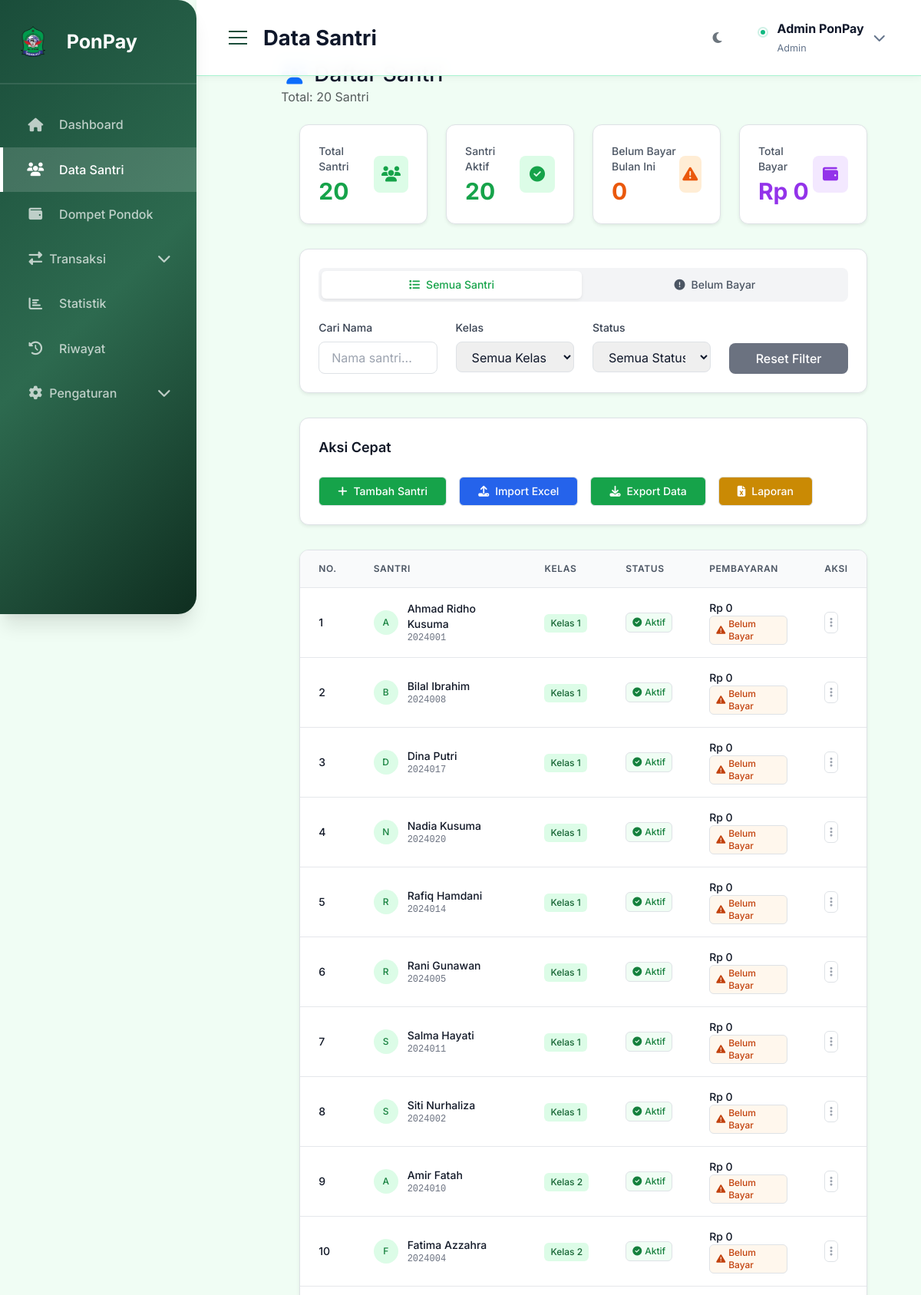
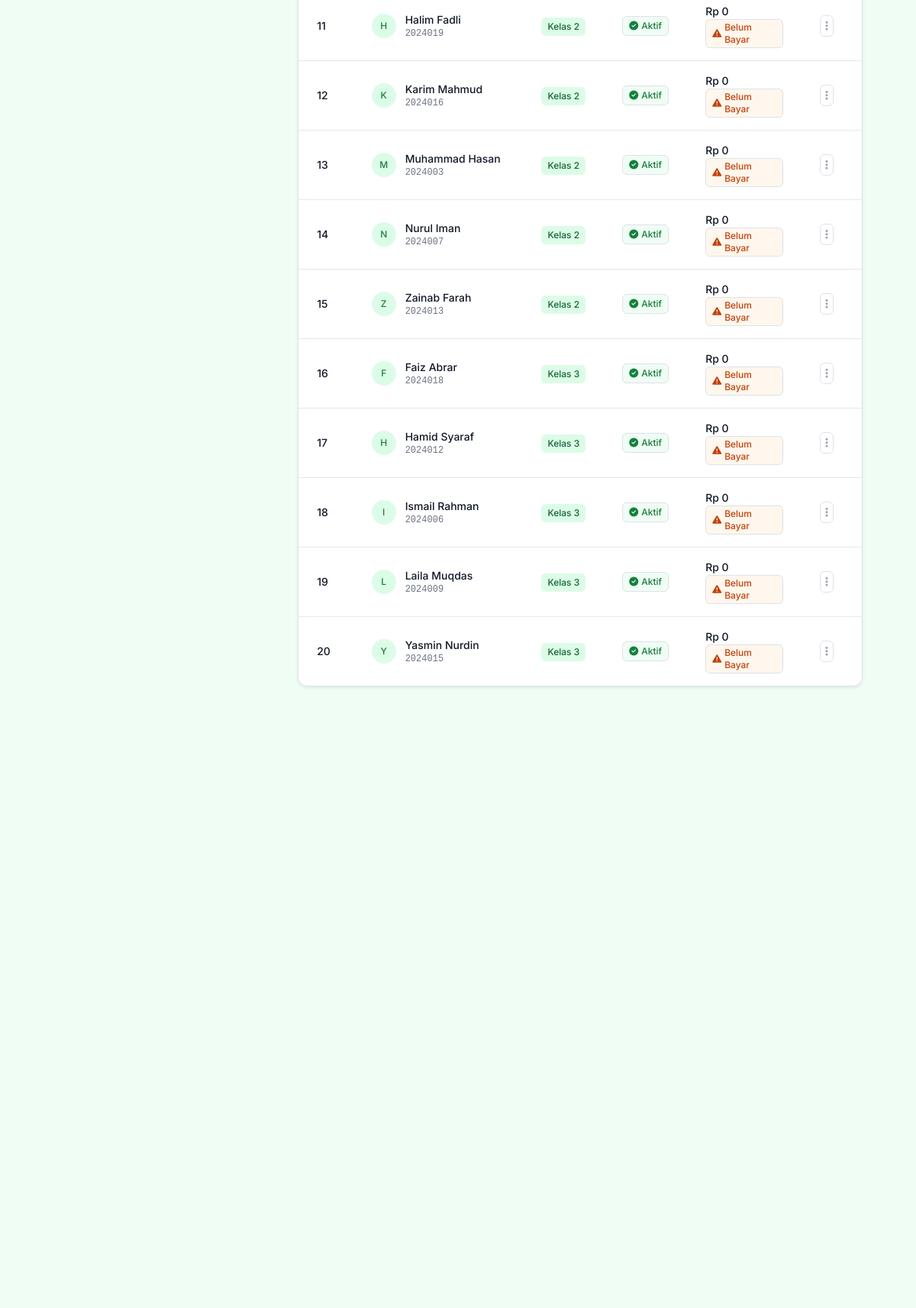
The page /students/ (upper part) on the database its author committed (2 pictures, top to bottom).
### tables this page shows
CREATE TABLE students (
        id INTEGER PRIMARY KEY AUTOINCREMENT,
        name TEXT NOT NULL,
        nisn TEXT UNIQUE,
        kelas TEXT,
        jenis_kelamin TEXT,
        phone TEXT,
        parent_name TEXT,
        parent_phone TEXT,
        alamat TEXT,
        status TEXT DEFAULT 'aktif',
        photo TEXT,
        created_at TIMESTAMP DEFAULT CURRENT_TIMESTAMP
    );

### routes.py (the view)
@students_bp.route('/')
def index():
    students_data = get_all_students()
    students = []
    for student in students_data:
        student_dict = dict(student)
        stats = get_student_payment_stats(student['id'])
        student_dict['total_payment'] = stats['total_payment']
        student_dict['month_payment'] = stats['month_payment']
        students.append(student_dict)
    return render_template('students.html', students=students)

### templates/students.html (shortened to what this page needs)
{% extends "base.html" %} {% block title %}Data Santri - PonPay{% endblock %} {%
block page_title %}Data Santri{% endblock %} {% block extra_css %}
<script src="https://cdn.tailwindcss.com"></script>
{% endblock %} {% block content %}
<div class="container-fluid">
  <div class="d-flex justify-content-between align-items-center mb-4">
    <div>
      <h1 class="h3 mb-0">
      </h1>
      <p class="text-muted mb-0">Total: {{ students|length }} Santri</p>
    </div>
  </div>
  <div class="max-w-7xl mx-auto px-4 sm:px-6 lg:px-8">
    <div class="grid grid-cols-1 md:grid-cols-2 lg:grid-cols-4 gap-6 mb-8">
      <div
        class="bg-white rounded-xl shadow-sm border border-gray-200 p-6 hover-lift fade-in">
        <div class="flex items-center justify-between">
          <div>
            <p class="text-sm font-medium text-gray-600 mb-1">Total Santri</p>
            <p class="text-3xl font-bold text-primary-600">
              {{ students|length }}
            </p>
          </div>
          <div
            class="w-12 h-12 bg-primary-100 rounded-lg flex items-center justify-center">
            <i class="fas fa-users text-primary-600 text-xl"></i>
          </div>
        </div>
      </div>
      <div
        class="bg-white rounded-xl shadow-sm border border-gray-200 p-6 hover-lift fade-in"
        style="animation-delay: 0.1s">
        <div class="flex items-center justify-between">
          <div>
            <p class="text-sm font-medium text-gray-600 mb-1">Santri Aktif</p>
            <p class="text-3xl font-bold text-green-600">
              {% set aktif = students|selectattr('status', 'equalto',
              'aktif')|list %}{{ aktif|length }}
            </p>
          </div>
          <div
            class="w-12 h-12 bg-green-100 rounded-lg flex items-center justify-center">
            <i class="fas fa-check-circle text-green-600 text-xl"></i>
          </div>
        </div>
      </div>
      <div
        class="bg-white rounded-xl shadow-sm border border-gray-200 p-6 hover-lift fade-in"
        style="animation-delay: 0.2s">
        <div class="flex items-center justify-between">
          <div>
            <p class="text-sm font-medium text-gray-600 mb-1">
              Belum Bayar Bulan Ini
            </p>
            <p class="text-3xl font-bold text-orange-600">
              {% set belum_bayar_count = 0 %}{% for s in students %}{% if
              s.month_payment == 0 %}{% set belum_bayar_count =
              belum_bayar_count + 1 %}{% endif %}{% endfor %}{{
              belum_bayar_count }}
            </p>
          </div>
          <div
            class="w-12 h-12 bg-orange-100 rounded-lg flex items-center justify-center">
            <i class="fas fa-exclamation-triangle text-orange-600 text-xl"></i>
          </div>
        </div>
      </div>
      <div
        class="bg-white rounded-xl shadow-sm border border-gray-200 p-6 hover-lift fade-in"
        style="animation-delay: 0.3s">
        <div class="flex items-center justify-between">
          <div>
            <p class="text-sm font-medium text-gray-600 mb-1">Total Bayar</p>
            <p class="text-3xl font-bold text-purple-600">
              {{ (students|map(attribute='total_payment')|sum)|int|rupiah }}
            </p>
          </div>
          <div
            class="w-12 h-12 bg-purple-100 rounded-lg flex items-center justify-center">
            <i class="fas fa-wallet text-purple-600 text-xl"></i>
          </div>
        </div>
      </div>
    </div>
    <div class="bg-white rounded-xl shadow-sm border border-gray-200 p-6 mb-8">
      <div class="flex space-x-1 mb-6 bg-gray-100 p-1 rounded-lg">
        <button
          class="flex-1 flex items-center justify-center px-4 py-2 text-sm font-medium rounded-md transition-all duration-200 active-tab bg-white text-primary-600 shadow-sm"
          id="all-tab"
          onclick="switchTab('all')">
          <i class="fas fa-list mr-2"></i>
          Semua Santri
        </button>
        <button
          class="flex-1 flex items-center justify-center px-4 py-2 text-sm font-medium rounded-md transition-all duration-200 text-gray-600 hover:text-gray-900"
          id="belum-bayar-tab"
          onclick="switchTab('belum-bayar')">
          <i class="fas fa-exclamation-circle mr-2"></i>
          Belum Bayar
        </button>
      </div>
      <div class="grid grid-cols-1 md:grid-cols-4 gap-4">
        <div>
          <label class="block text-sm font-medium text-gray-700 mb-2"
            >Cari Nama</label
          >
          <input
            type="text"
            class="w-full px-3 py-2 border border-gray-300 rounded-lg focus:ring-2 focus:ring-primary-500 focus:border-primary-500 transition-colors"
            id="search"
            placeholder="Nama santri..." />
        </div>
        <div>
          <label class="block text-sm font-medium text-gray-700 mb-2"
            >Kelas</label
          >
          <select
            class="w-full px-3 py-2 border border-gray-300 rounded-lg focus:ring-2 focus:ring-primary-500 focus:border-primary-500 transition-colors"
            id="filterKelas">
            <option value="">Semua Kelas</option>
          </select>
        </div>
        <div>
          <label class="block text-sm font-medium text-gray-700 mb-2"
            >Status</label
          >
          <select
            class="w-full px-3 py-2 border border-gray-300 rounded-lg focus:ring-2 focus:ring-primary-500 focus:border-primary-500 transition-colors"
            id="filterStatus">
            <option value="">Semua Status</option>
          </select>
        </div>
        <div class="flex items-end">
          <button
            type="reset"
            class="w-full px-4 py-2 bg-gray-500 text-white rounded-lg hover:bg-gray-600 transition-colors font-medium"
            onclick="resetFilters()">
            Reset Filter
          </button>
        </div>
      </div>
    </div>
    <div class="bg-white rounded-xl shadow-sm border border-gray-200 p-6 mb-8">
      <h6 class="text-lg font-semibold text-gray-900 mb-4">Aksi Cepat</h6>
      <div class="flex flex-wrap gap-3">
        <a
          href="{{ url_for('students.add') }}"
          class="inline-flex items-center px-4 py-2 border border-transparent text-sm font-medium rounded-md text-white bg-primary-600 hover:bg-primary-700 focus:outline-none focus:ring-2 focus:ring-offset-2 focus:ring-primary-500 transition-colors">
          <i class="fas fa-plus mr-2"></i>Tambah Santri
        </a>
        <a
          href="{{ url_for('students.import_excel') }}"
          class="inline-flex items-center px-4 py-2 border border-transparent text-sm font-medium rounded-md text-white bg-blue-600 hover:bg-blue-700 focus:outline-none focus:ring-2 focus:ring-offset-2 focus:ring-blue-500 transition-colors">
          <i class="fas fa-upload mr-2"></i>Import Excel
        </a>
        <a
          href="{{ url_for('students.export_excel') }}"
          class="inline-flex items-center px-4 py-2 border border-transparent text-sm font-medium rounded-md text-white bg-green-600 hover:bg-green-700 focus:outline-none focus:ring-2 focus:ring-offset-2 focus:ring-green-500 transition-colors">
          <i class="fas fa-download mr-2"></i>Export Data
        </a>
        <a
          href="{{ url_for('students.download_report') }}"
          class="inline-flex items-center px-4 py-2 border border-transparent text-sm font-medium rounded-md text-white bg-yellow-600 hover:bg-yellow-700 focus:outline-none focus:ring-2 focus:ring-offset-2 focus:ring-yellow-500 transition-colors">
          <i class="fas fa-file-excel mr-2"></i>Laporan
        </a>
      </div>
    </div>
    <div class="space-y-6">
      <div id="all-pane" class="active-tab-content">
        <div
          class="bg-white rounded-xl shadow-sm border border-gray-200 overflow-hidden">
          <div class="overflow-x-auto">
            <table class="w-full">
              <thead class="bg-gray-50 border-b border-gray-200">
                <tr>
                  <th
                    class="px-4 py-3 text-left text-xs font-semibold text-gray-600 uppercase tracking-wider">
                    No.
                  </th>
                  <th
                    class="px-4 py-3 text-left text-xs font-semibold text-gray-600 uppercase tracking-wider">
                    Santri
                  </th>
                  <th
                    class="px-4 py-3 text-left text-xs font-semibold text-gray-600 uppercase tracking-wider">
                    Kelas
                  </th>
                  <th
                    class="px-4 py-3 text-left text-xs font-semibold text-gray-600 uppercase tracking-wider">
                    Status
                  </th>
                  <th
                    class="px-4 py-3 text-left text-xs font-semibold text-gray-600 uppercase tracking-wider">
                    Pembayaran
                  </th>
                  <th
                    class="px-4 py-3 text-left text-xs font-semibold text-gray-600 uppercase tracking-wider">
                    Aksi
                  </th>
                </tr>
              </thead>
              <tbody class="divide-y divide-gray-200" id="studentTableBody">
                {% if students %} {% for student in students %}
                <tr
                  class="student-row hover:bg-gray-50 transition-colors duration-200"
                  data-name="{{ student.name }}"
                  data-kelas="{{ student.kelas }}"
                  data-status="{{ student.status }}"
                  data-paid="{{ student.month_payment }}">
                  <td
                    class="px-4 py-3 whitespace-nowrap text-sm font-medium text-gray-900">
                    {{ loop.index }}
                  </td>
                  <td class="px-4 py-3">
                    <div class="flex items-center">
                      <div class="flex-shrink-0 w-8 h-8">
                        <div
                          class="w-8 h-8 rounded-full bg-primary-100 flex items-center justify-center">
                          <span class="text-xs font-medium text-primary-700">
                            {{ student.name[0].upper() }}
                          </span>
                        </div>
                      </div>
                      <div class="ml-3">
                        <div class="text-sm font-medium text-gray-900">
                          {{ student.name }}
                        </div>
                        <div class="text-xs text-gray-500 font-mono">
                          {{ student.nisn }}
                        </div>
                      </div>
                    </div>
                  </td>
                  <td class="px-4 py-3 whitespace-nowrap">
                    <span
                      class="inline-flex items-center px-2 py-1 rounded-md text-xs font-medium bg-primary-100 text-primary-800">
                      {{ student.kelas }}
                    </span>
                  </td>
                  <td class="px-4 py-3 whitespace-nowrap">
                    {% if student.status == 'aktif' %}
                    <span
                      class="inline-flex items-center px-2 py-1 rounded-md text-xs font-medium bg-green-50 text-green-700 border border-green-200">
                      <i class="fas fa-check-circle mr-1"></i>Aktif
                    </span>
                    {% else %}
                    <span
                      class="inline-flex items-center px-2 py-1 rounded-md text-xs font-medium bg-red-50 text-red-700 border border-red-200">
                      <i class="fas fa-times-circle mr-1"></i>Non-Aktif
                    </span>
                    {% endif %}
                  </td>
                  <td class="px-4 py-3">
                    <div class="text-sm">
                      <div class="font-medium text-gray-900">
                        {{ student.total_payment|rupiah }}
                      </div>
                      <div class="text-gray-500 text-xs">
                        {% if student.month_payment == 0 %}
                        <span
                          class="inline-flex items-center px-2 py-0.5 rounded text-xs font-medium bg-orange-50 text-orange-700 border border-orange-200">
                          <i class="fas fa-exclamation-triangle mr-1"></i>Belum
                          Bayar
                        </span>
                        {% else %}
                        <span class="text-green-600 font-medium"
                          >{{ student.month_payment|rupiah }}</span
                        >
                        <span class="text-gray-400">bulan ini</span>
                        {% endif %}
                      </div>
                    </div>
                  </td>
                  <td class="px-4 py-3 whitespace-nowrap text-sm font-medium">
                    <div class="relative">
                      <button
                        onclick="toggleDropdown({{ student.id }})"
                        class="inline-flex items-center p-1.5 border border-gray-300 rounded-md text-gray-400 hover:text-gray-600 hover:bg-gray-50 focus:outline-none focus:ring-2 focus:ring-offset-2 focus:ring-primary-500"
                        title="Menu Aksi">
                        <i class="fas fa-ellipsis-v"></i>
                      </button>
                    </div>
                  </td>
                </tr>
                {% endfor %} {% endif %}
              </tbody>
            </table>
          </div>
        </div>
      </div>
          {% set belum_bayar_list = [] %} {% for student in students %} {% if
          student.month_payment == 0 %} {% set _ =
          belum_bayar_list.append(student) %} {% endif %} {% endfor %}
    </div>
  </div>
  {% endblock %}

### rows shown on the page
students: name "A", name "Ahmad Ridho Kusuma", nisn "2024001", kelas "Kelas 1", status "aktif" (drawn), total_payment|rupiah "Rp 0"
students: name "B", name "Bilal Ibrahim", nisn "2024008", kelas "Kelas 1", status "aktif" (drawn), total_payment|rupiah "Rp 0"
students: name "D", name "Dina Putri", nisn "2024017", kelas "Kelas 1", status "aktif" (drawn), total_payment|rupiah "Rp 0"
students: name "N", name "Nadia Kusuma", nisn "2024020", kelas "Kelas 1", status "aktif" (drawn), total_payment|rupiah "Rp 0"
students: name "R", name "Rafiq Hamdani", nisn "2024014", kelas "Kelas 1", status "aktif" (drawn), total_payment|rupiah "Rp 0"
students: name "R", name "Rani Gunawan", nisn "2024005", kelas "Kelas 1", status "aktif" (drawn), total_payment|rupiah "Rp 0"
students: name "S", name "Salma Hayati", nisn "2024011", kelas "Kelas 1", status "aktif" (drawn), total_payment|rupiah "Rp 0"
students: name "S", name "Siti Nurhaliza", nisn "2024002", kelas "Kelas 1", status "aktif" (drawn), total_payment|rupiah "Rp 0"
students: name "A", name "Amir Fatah", nisn "2024010", kelas "Kelas 2", status "aktif" (drawn), total_payment|rupiah "Rp 0"
students: name "F", name "Fatima Azzahra", nisn "2024004", kelas "Kelas 2", status "aktif" (drawn), total_payment|rupiah "Rp 0"
students: name "H", name "Halim Fadli", nisn "2024019", kelas "Kelas 2", status "aktif" (drawn), total_payment|rupiah "Rp 0"
students: name "K", name "Karim Mahmud", nisn "2024016", kelas "Kelas 2", status "aktif" (drawn), total_payment|rupiah "Rp 0"
students: name "M", name "Muhammad Hasan", nisn "2024003", kelas "Kelas 2", status "aktif" (drawn), total_payment|rupiah "Rp 0"
students: name "N", name "Nurul Iman", nisn "2024007", kelas "Kelas 2", status "aktif" (drawn), total_payment|rupiah "Rp 0"
students: name "Z", name "Zainab Farah", nisn "2024013", kelas "Kelas 2", status "aktif" (drawn), total_payment|rupiah "Rp 0"
students: name "F", name "Faiz Abrar", nisn "2024018", kelas "Kelas 3", status "aktif" (drawn), total_payment|rupiah "Rp 0"
students: name "H", name "Hamid Syaraf", nisn "2024012", kelas "Kelas 3", status "aktif" (drawn), total_payment|rupiah "Rp 0"
students: name "I", name "Ismail Rahman", nisn "2024006", kelas "Kelas 3", status "aktif" (drawn), total_payment|rupiah "Rp 0"
students: name "L", name "Laila Muqdas", nisn "2024009", kelas "Kelas 3", status "aktif" (drawn), total_payment|rupiah "Rp 0"
students: name "Y", name "Yasmin Nurdin", nisn "2024015", kelas "Kelas 3", status "aktif" (drawn), total_payment|rupiah "Rp 0"

### other values the page prints
{{ session.get('full_name', 'Admin PonPay') }} "Admin PonPay"
{{ session.get('role', 'admin') }} "Admin"
{{ students|length }} "20"
{{ aktif|length }} "20"
{{ belum_bayar_count }} "0"
{{ (students|map(attribute='total_payment')|sum)|int|rupiah }} "Rp 0"
